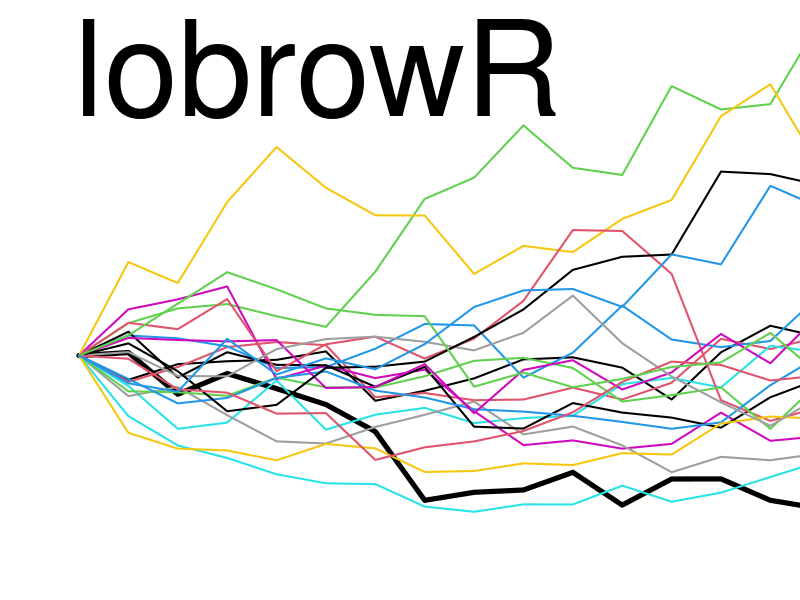

R code for this plot:
## ---- chunk 1
x <- 1:100
y <- rep(NA,100)
y[1] <- 100
lambda1 <- rnorm(n =length(y), mean = 1, sd = 0.2)
for(i in 2:length(y)){
  y[i] <- y[i-1]*lambda1[i]
}

par(mar = c(0,0,0,0))
plot(y ~ x, ylim = c(20,220),
     xlim = c(0,15),
     type = "l",yaxt="n", xlab="", ylab="",xaxt="n", 
     bty= "n", lwd = 5, lty = 1)

its <- 20
for(j in 1:its){
 y[1] <- 100

for(i in 2:length(y)){
  lambda <- 1
  lambda <- rnorm(n =1, mean = 1, sd = 0.1+i/1000+1/lambda/1000)
  y[i] <- y[i-1]*lambda
}

points(y ~ x, ylim = c(0,200), lwd = 2, type = "l", col = j) 
}

mtext(text = "  lobrowR",side = 3,line = -6, cex = 8,adj = 0)

